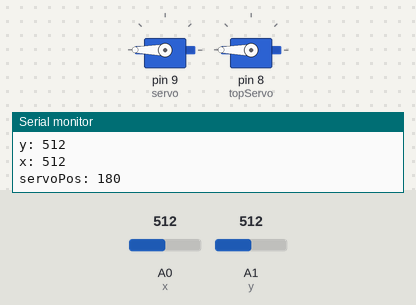
Recording of a sketch running on a simulated Arduino Uno, built with avr-gcc and run on an emulated ATmega328P. Shown: 2 × servo, the last lines printed to the serial monitor. Inputs (shaded band) come from the test bench; at power-on: A0 (x) = 512, A1 (y) = 512.

Above: at 1.2 s.
1.3 s: A0 (x) set to 218
4.3 s: A0 (x) set to 189
At 4.55 s:
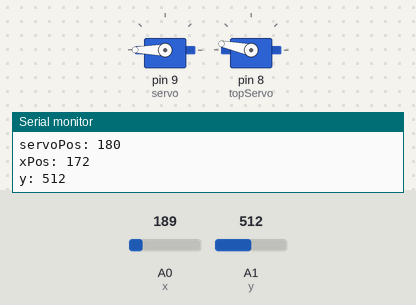
At 4.98 s:
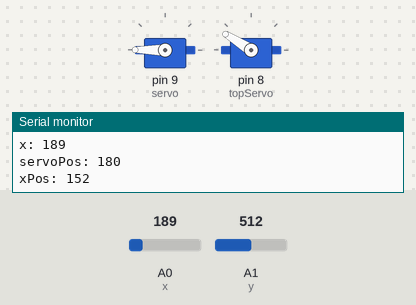
7.3 s: A1 (y) set to 792
10.3 s: A1 (y) set to 815
At 11.8 s:
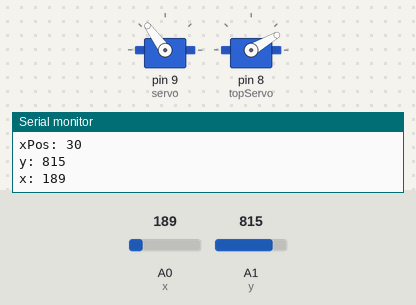
13.3 s: A0 (x) set to 786
16.3 s: A0 (x) set to 818
At 20.0 s:
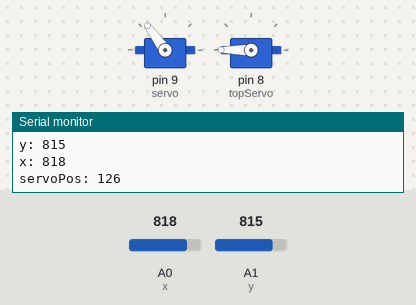
Timing chart, 0 to 20.3 s (numbered marks = the images above; inputs shaded):
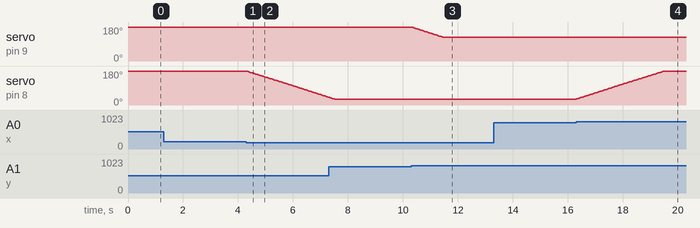

The sketch:

joystick-robot-arm.ino
```cpp
#include <Servo.h>

Servo servo;
Servo topServo;

const int x = A0;
const int y = A1;
int servoPos = 180;
int speed = 2;

int xPos = 180;
int xSpeed = 2;

void setup() {
  pinMode(x, INPUT);
  pinMode(y, INPUT);
  servo.write(servoPos);
  topServo.write(xPos);

  servo.attach(9);
  topServo.attach(8);
  Serial.begin(9600);
}

void loop() {
  int xval = analogRead(x);
  int yval = analogRead(y);

  Serial.print("y: ");
  Serial.println(yval);
  Serial.print("x: ");
  Serial.println(xval);

  // only move the joystick if the stick is pushed far
  if (yval > 800) {
    servoPos -= speed; // increase the angle
  } else if (yval < 200) {
    servoPos += speed;
  }

  // for the other servo
  if (xval > 800) {
    xPos += xSpeed; // increase the angle
  } else if (xval < 200) {
    xPos -= xSpeed;
  }

  servoPos = constrain(servoPos, 126, 180);
  xPos = constrain(xPos, 30, 180);

  servo.write(servoPos);
  topServo.write(xPos);

  Serial.print("servoPos: ");
  Serial.println(servoPos);
  Serial.print("xPos: ");
  Serial.println(xPos);

  delay(20);
}
```

Measured:
- the behaviour switches between 200 and 199 on A0 (x) (found by bisection; images 0 and 1)
- the behaviour switches between 800 and 801 on A1 (y) (found by bisection; images 2 and 3)
- the behaviour switches between 800 and 801 on A0 (x) (found by bisection; images 3 and 4)
- after the input at 4.3 s, servo on pin 8 (topServo): moves from 180° to 42° over 2.9 s, starting at once
- after the input at 10.3 s, servo on pin 9 (servo): moves from 180° to 126° over 1.1 s, starting at once
- after the input at 16.3 s, servo on pin 8 (topServo): moves from 30° to 180° over 3.2 s, starting at once
